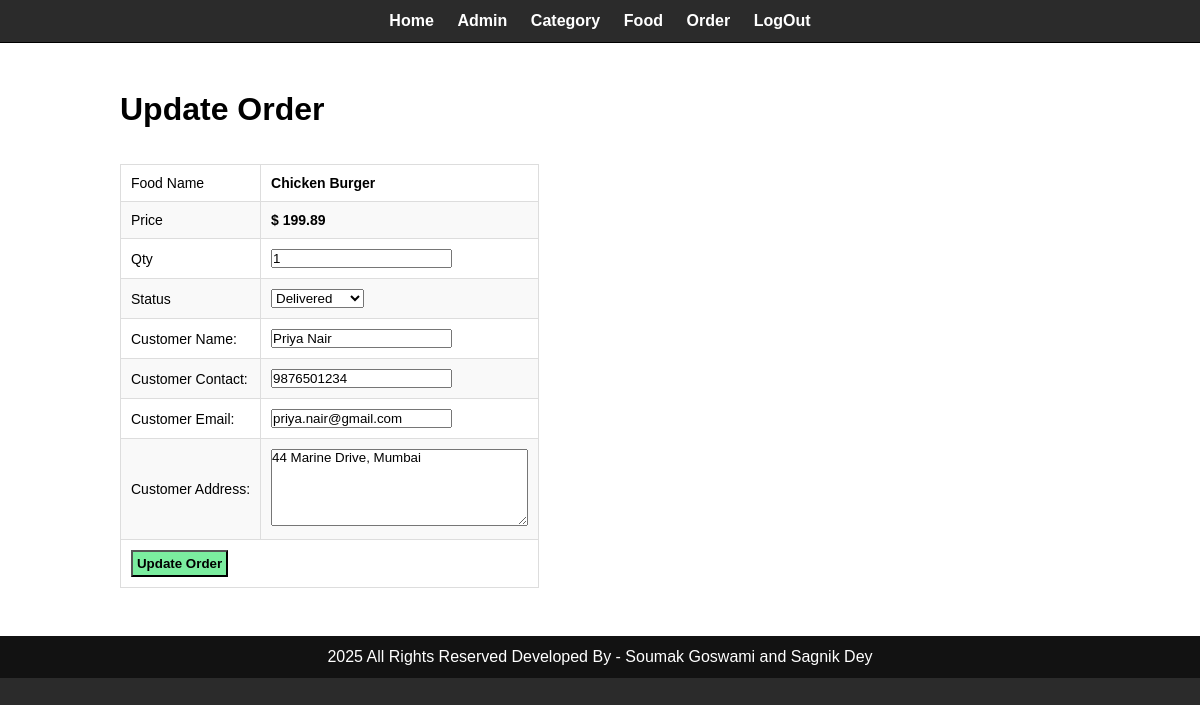
The page /admin/update-order.php?id=8 (signed in) on the database its author committed.
### tables this page shows
CREATE TABLE `tbl_order` (
  `id` int(10) UNSIGNED NOT NULL,
  `food` varchar(150) NOT NULL,
  `price` decimal(10,2) NOT NULL,
  `qty` int(11) NOT NULL,
  `total` decimal(10,2) NOT NULL,
  `order_date` datetime NOT NULL,
  `status` varchar(50) NOT NULL,
  `customer_name` varchar(150) NOT NULL,
  `customer_contact` varchar(20) NOT NULL,
  `customer_email` varchar(150) NOT NULL,
  `customer_address` varchar(255) NOT NULL
);

### admin/update-order.php (the view, shortened to what this page needs)
<?php include('partials/menu.php'); ?>
<div class="main-content">
    <div class="wrapper">
        <h1>Update Order</h1>
        <br><br>
        <?php
            if(isset($_GET['id']))
            {
                $id = $_GET['id'];
                $sql = "SELECT * FROM tbl_order WHERE id = $id";
                $res = mysqli_query($conn , $sql);
                $count = mysqli_num_rows($res);
                if($count == 1)
                {
                    $row = mysqli_fetch_assoc($res);
                    $food = $row['food'];
                    $price = $row['price'];
                    $qty = $row['qty'];
                    $status = $row['status'];
                    $customer_name = $row['customer_name'];
                    $customer_contact = $row['customer_contact'];
                    $customer_email = $row['customer_email'];
                    $customer_address = $row['customer_address'];
                }
                else
                {
                    header('location:'.SITEURL.'admin/manage-order.php');
                }
            }
            else
            {
                header('location:'.SITEURL.'admin/manage-order.php');
            }
        ?>
        <form action="" method="POST">
            <table class="tbl-30">
                <tr>
                    <td>Food Name</td>
                    <td><b><?php echo $food; ?></b></td>
                </tr>
                <tr>
                    <td>Price</td>
                    <td>
                        <b> $ <?php echo $price; ?></b>
                    </td>
                </tr>
                <tr>
                    <td>Qty</td>
                    <td>
                        <input type="number" name="qty" value="<?php echo $qty; ?>">
                    </td>
                </tr>
                <tr>
                    <td>Status</td>
                    <td>
                        <select name="status">
                            <option <?php if($status == "Delivered"){echo "Selected";} ?> value="Delivered">Delivered</option>
                        </select>
                    </td>
                </tr>
                <tr>
                    <td>Customer Name:</td>
                    <td>
                        <input type="text" name="customer_name" value="<?php echo $customer_name; ?>">
                    </td>
                </tr>
                <tr>
                    <td>Customer Contact:</td>
                    <td>
                        <input type="text" name="customer_contact" value="<?php echo $customer_contact; ?>">
                    </td>
                </tr>
                <tr>
                    <td>Customer Email:</td>
                    <td>
                        <input type="text" name="customer_email" value="<?php echo $customer_email ?>">
                    </td>
                </tr>
                <tr>
                    <td>Customer Address:</td>
                    <td>
                        <textarea name="customer_address" cols="30" rows="5"><?php echo $customer_address; ?></textarea>
                    </td>
                </tr>
                <tr>
                    <td colspan="2">
                        <input type="submit" name="submit" value="Update Order" class="btn-secondary">
                    </td>
                </tr>
            </table>
        </form>
    </div>
</div>
<?php include('partials/footer.php'); ?>

### css/admin.css (style rules this page uses)
* { margin: 0; padding: 0; font-family: Arial, Helvetica, sans-serif; }
.wrapper { padding: 1%; width: 80%; margin: 0 auto; }
.tbl-30 { width: 30%; }
table { width: 100%; border-collapse: collapse; font-family: Arial, sans-serif; font-size: 14px; table-layout: auto; }
td { border: 1px solid #ddd; padding: 10px; vertical-align: middle; text-align: left; white-space: nowrap; overflow: hidden; }
tr:nth-child(even) { background-color: #f9f9f9; }
.btn-secondary { background-color: #7bed9f; padding: 1%; color: black; text-decoration: none; font-weight: bold; }
.main-content { background-color: white; padding: 3% 0; }
body { background-color: #2b2b2b; }

### rows shown on the page
tbl_order: food "Chicken Burger", price "199.89", qty "1", customer_name "Priya Nair", customer_contact "9876501234", customer_email "priya.nair@gmail.com", customer_address "44 Marine Drive, Mumbai"
